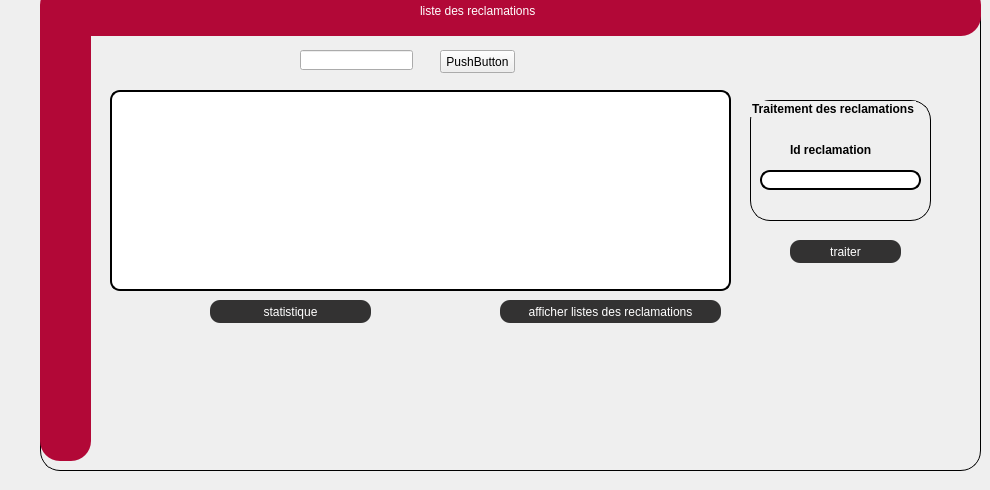
    <widget class="QWidget" name="tab_12">
     <attribute name="title">
      <string>reclamation</string>
     </attribute>
     <widget class="QGroupBox" name="groupBox_22">
      <property name="geometry">
       <rect>
        <x>40</x>
        <y>-10</y>
        <width>941</width>
        <height>481</height>
       </rect>
      </property>
      <property name="styleSheet">
       <string notr="true">
QGroupBox  {
    border: 1px solid;
    
  
    border-radius: 20px;
}</string>
      </property>
      <property name="title">
       <string/>
      </property>
      <widget class="QLabel" name="label_redEq_14">
       <property name="geometry">
        <rect>
         <x>0</x>
         <y>-5</y>
         <width>941</width>
         <height>51</height>
        </rect>
       </property>
       <property name="styleSheet">
        <string notr="true">color:white;

background:#b20837;
border-radius:20px;</string>
       </property>
       <property name="text">
        <string/>
       </property>
      </widget>
      <widget class="QLabel" name="label_RedEq2_13">
       <property name="geometry">
        <rect>
         <x>0</x>
         <y>0</y>
         <width>51</width>
         <height>471</height>
        </rect>
       </property>
       <property name="styleSheet">
        <string notr="true">color:white;

background:#b20837;
border-radius:20px;</string>
       </property>
       <property name="text">
        <string/>
       </property>
      </widget>
      <widget class="QLabel" name="label_AjEq_14">
       <property name="geometry">
        <rect>
         <x>380</x>
         <y>10</y>
         <width>211</width>
         <height>21</height>
        </rect>
       </property>
       <property name="styleSheet">
        <string notr="true">color:white;
font: 75 10pt &quot;Source Code Pro&quot;;
	font: 87 10pt &quot;Nexa Rust Sans Black 01&quot;;
background:#b20837;
border-radius:10px;</string>
       </property>
       <property name="text">
        <string>liste des reclamations</string>
       </property>
      </widget>
      <widget class="QPushButton" name="afficher_reclam">
       <property name="geometry">
        <rect>
         <x>460</x>
         <y>310</y>
         <width>221</width>
         <height>23</height>
        </rect>
       </property>
       <property name="styleSheet">
        <string notr="true">QPushButton{
    color:white;
	font: 75 10pt &quot;Source Code Pro&quot;;
	font: 87 7pt &quot;Nexa Rust Sans Black 01&quot;;
    background-color: rgb(51, 50, 50);
background:  rgb(51, 50, 50);
border-radius:10px;
}
QPushButton:hover
{
color:white;

background:#b20837;
border-radius:10px;
}
</string>
       </property>
       <property name="text">
        <string>afficher listes des reclamations</string>
       </property>
      </widget>
      <widget class="QLineEdit" name="id_reclam">
       <property name="geometry">
        <rect>
         <x>720</x>
         <y>180</y>
         <width>161</width>
         <height>20</height>
        </rect>
       </property>
       <property name="styleSheet">
        <string notr="true">border: 2px solid black;
border-radius: 10px;
padding: 0 8px;
background: white;
selection-background-color: gray;</string>
       </property>
      </widget>
      <widget class="QTableView" name="affichagereclam">
       <property name="geometry">
        <rect>
         <x>70</x>
         <y>100</y>
         <width>621</width>
         <height>201</height>
        </rect>
       </property>
       <property name="styleSheet">
        <string notr="true">border: 2px solid black;
border-radius: 10px;
padding: 0 8px;
background: white;
selection-background-color: gray;
</string>
       </property>
      </widget>
      <widget class="QLabel" name="label_81">
       <property name="geometry">
        <rect>
         <x>750</x>
         <y>150</y>
         <width>111</width>
         <height>20</height>
        </rect>
       </property>
       <property name="font">
        <font>
         <pointsize>9</pointsize>
         <weight>75</weight>
         <bold>true</bold>
        </font>
       </property>
       <property name="text">
        <string>Id reclamation</string>
       </property>
      </widget>
      <widget class="QGroupBox" name="groupBox_2">
       <property name="geometry">
        <rect>
         <x>710</x>
         <y>110</y>
         <width>181</width>
         <height>121</height>
        </rect>
       </property>
       <property name="font">
        <font>
         <weight>75</weight>
         <bold>true</bold>
        </font>
       </property>
       <property name="title">
        <string>Traitement des reclamations</string>
       </property>
      </widget>
      <widget class="QPushButton" name="traiter">
       <property name="geometry">
        <rect>
         <x>750</x>
         <y>250</y>
         <width>111</width>
         <height>23</height>
        </rect>
       </property>
       <property name="styleSheet">
        <string notr="true">QPushButton{
    color:white;
	font: 75 10pt &quot;Source Code Pro&quot;;
	font: 87 7pt &quot;Nexa Rust Sans Black 01&quot;;
    background-color: rgb(51, 50, 50);
background:  rgb(51, 50, 50);
border-radius:10px;
}
QPushButton:hover
{
color:white;

background:#b20837;
border-radius:10px;
}
</string>
       </property>
       <property name="text">
        <string>traiter</string>
       </property>
      </widget>
      <widget class="QPushButton" name="stat">
       <property name="geometry">
        <rect>
         <x>170</x>
         <y>310</y>
         <width>161</width>
         <height>23</height>
        </rect>
       </property>
       <property name="styleSheet">
        <string notr="true">QPushButton{
    color:white;
	font: 75 10pt &quot;Source Code Pro&quot;;
	font: 87 7pt &quot;Nexa Rust Sans Black 01&quot;;
    background-color: rgb(51, 50, 50);
background:  rgb(51, 50, 50);
border-radius:10px;
}
QPushButton:hover
{
color:white;

background:#b20837;
border-radius:10px;
}
</string>
       </property>
       <property name="text">
        <string>statistique</string>
       </property>
      </widget>
      <widget class="QLineEdit" name="rech">
       <property name="geometry">
        <rect>
         <x>260</x>
         <y>60</y>
         <width>113</width>
         <height>20</height>
        </rect>
       </property>
      </widget>
      <widget class="QPushButton" name="recherche">
       <property name="geometry">
        <rect>
         <x>400</x>
         <y>60</y>
         <width>75</width>
         <height>23</height>
        </rect>
       </property>
       <property name="text">
        <string>PushButton</string>
       </property>
      </widget>
     </widget>
    </widget>
